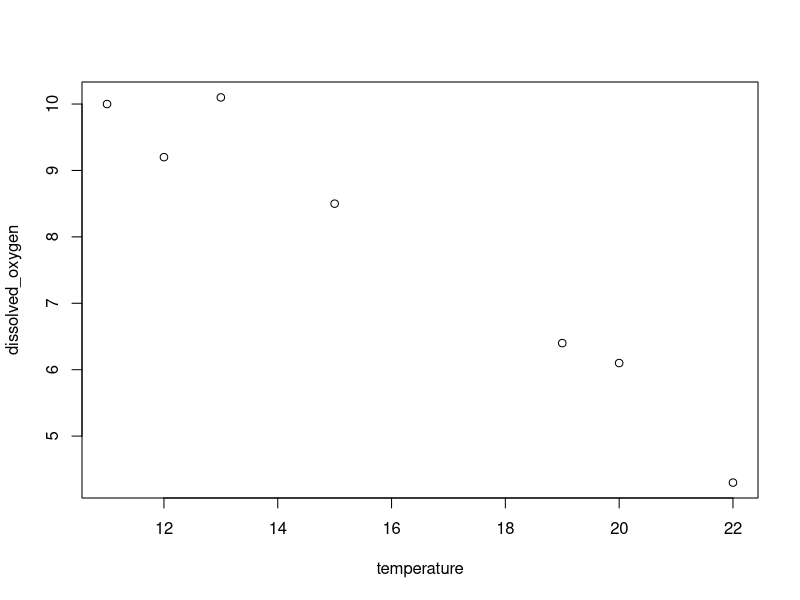
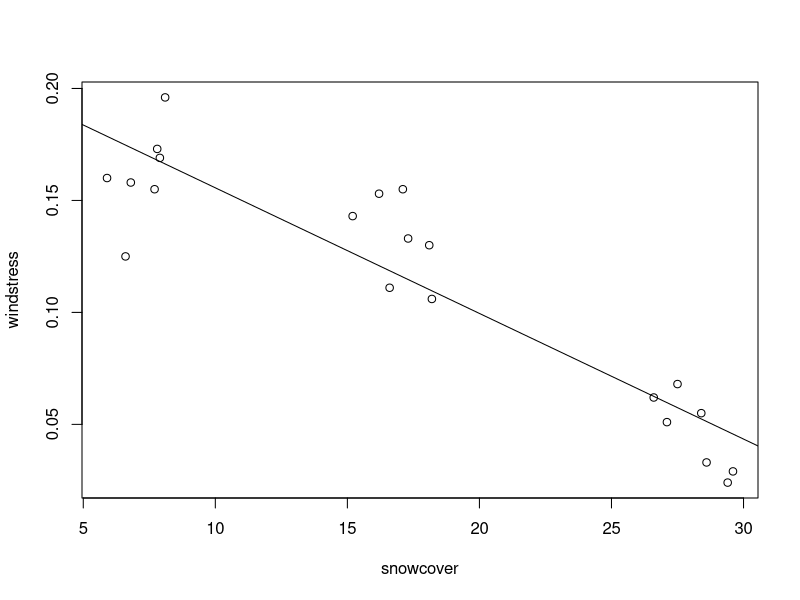
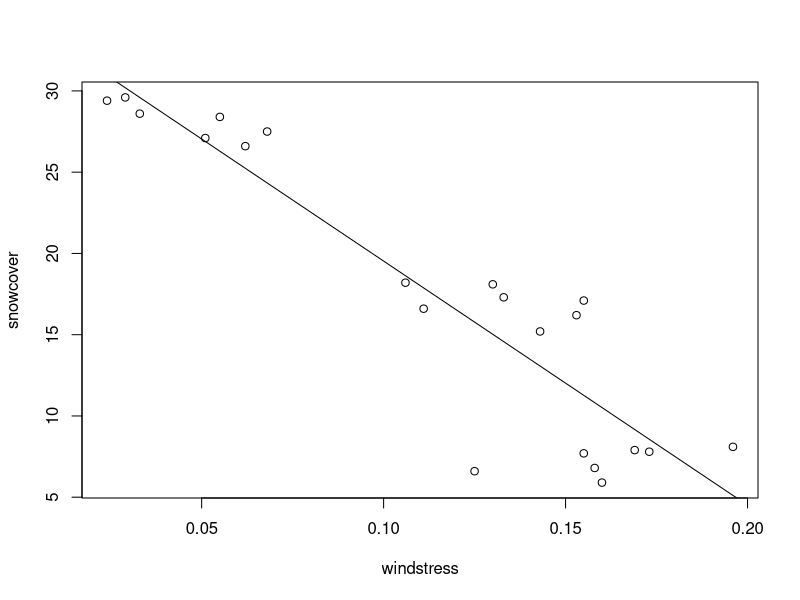

These charts were generated, in order, by the following R code:
#1.
temperature<-c(11,13,12,15,20,22,19)
dissolved_oxygen<-c(10,10.1,9.2,8.5,6.1,4.3,6.4)
#a.
plot(temperature,dissolved_oxygen)
#b.
mean(temperature)
#mean temperature is 16 degrees celsius
#c.
cov(temperature,dissolved_oxygen)
#covariance is -9.366667
#d.
cor(temperature,dissolved_oxygen)
#correlation is -0.9747547, this is a really strong negative correlation between temperature and oxygen (the higher one of the variables is, the lower the other one is)
#2.

snowcover<-c(6.6,5.9,6.8,7.7,7.9,7.8,8.1,16.6,18.2,15.2,16.2,17.1,17.3,18.1,26.6,27.1,27.5,28.4,28.6,29.6,29.4)
windstress<-c(.125,.16,.158,.155,.169,.173,.196,.111,.106,.143,.153,.155,.133,.13,.062,.051,.068,.055,.033,.029,.024)
#a.
cor(snowcover,windstress)
#correlation is -0.9179469
#b.
plot(snowcover,windstress)
#c.
abline(lm(windstress~snowcover)) #this isn't working, but I don't know why. I'll keep it for now
#d.
#The windstress level will be 0.1444011216 (calculated by hand)
#e. 
plot(windstress,snowcover)
abline(lm(snowcover~windstress))
#f.
#The value is a bit above 12 sq kilometers, meaning that it's a rough estimate thats pretty close (hence why it's called a prediction).
#g.
#Predictions aren't perfect, but they more or less follow the pattern and are pretty close.




